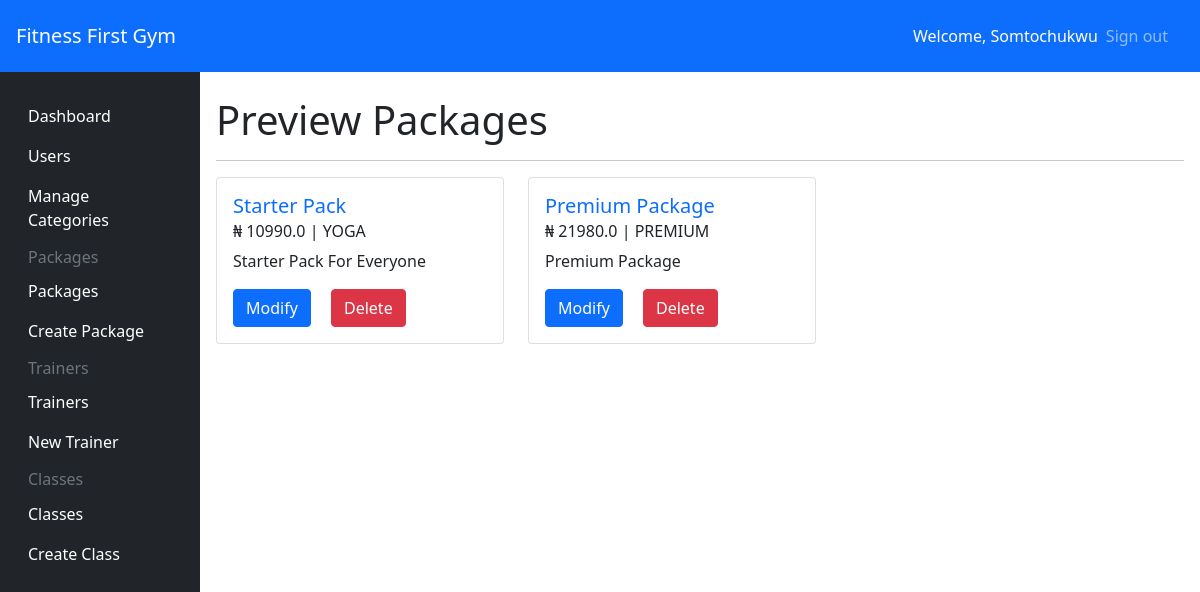
Page /admin/package/all (signed in) on the earlier database version.
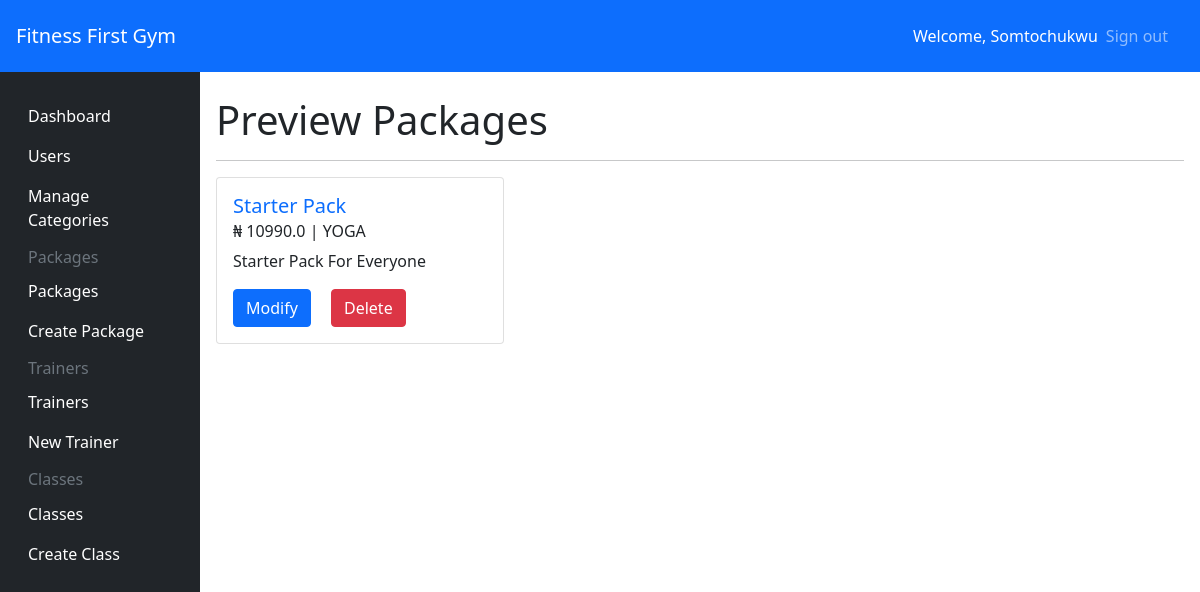
Same page on the later database version.
### app/models/Package.py (models this page shows)
class Package(db.Model):
    id = db.Column(db.Integer, primary_key=True)
    name = db.Column(db.String(100), unique=True)
    price = db.Column(db.Float)
    description = db.Column(db.String(100))
    premium = db.Column(db.Boolean, default=True)
    package_id = db.Column(db.Integer, db.ForeignKey('package_type.id'))
    package_type = db.relationship('PackageType', backref=db.backref('package', lazy='dynamic'))
    category_id = db.Column(db.Integer, db.ForeignKey('category.id'))
    category = db.relationship('Category', backref=db.backref('packages', lazy='dynamic'))

class Category(db.Model):
    id = db.Column(db.Integer, primary_key=True)
    name = db.Column(db.String(50), unique=True)

### app/admin_views.py (the view)
@app.route('/admin/package/all')
@login_required
@authorize_request
def all_packages():
   packages = Package.query.all()
   return render_template('pages/admin/packages/preview.html', packages=packages)

### app/admin_views.py (called while the page is built)
def authorize_request(view_func):
   @wraps(view_func)
   def wrapped_view(*args, **kwargs):
      try:
         if current_user.isAdmin:
               return view_func(*args, **kwargs)
         else:
            flash('Unauthorized')
            return redirect('/')
      except Exception as error:
         return render_template('pages/error/500.html', error=error)
   return wrapped_view

### app/models/__init__.py (called while the page is built)
@login_manager.user_loader
def load_user(id):
    return User.query.get(id)

### app/templates/pages/admin/packages/preview.html (shortened to what this page needs)
{% extends "components/admin_base.html" %}
{% block content %}
<h1 class="my-2">Preview Packages</h1>
<hr />
<div class="row">
    <div class="row row-cols-1 row-cols-md-2 row-cols-lg-3 row align-items-stretch justify-content-start card-deck">
        {% for package in packages %}
        <div class="col-auto">
            <div class="card" style="width: 18rem;">
                <div class="card-body">
                    <h5 class="card-title text-primary">{{package.name}}</h5>
                    <h6 class="card-subtitle mb-2 text-body-secondary"> ₦ {{package.price}} | {{package.category.name}}
                    </h6>
                    <p class="card-text">{{package.description}}</p>
                    <a href="/admin/package/edit/{{package.id}}" class="card-link btn btn-primary">Modify</a>
                    <a href="/admin/package/delete/{{package.id}}" class="card-link btn btn-danger">Delete</a>
                </div>
            </div>
        </div>
        {% endfor %}
    </div>
</div>
{% endblock content %}

Differences in the rows shown:
removed Package: name "Premium Package", price "21980.0", category.name "PREMIUM", description "Premium Package"
